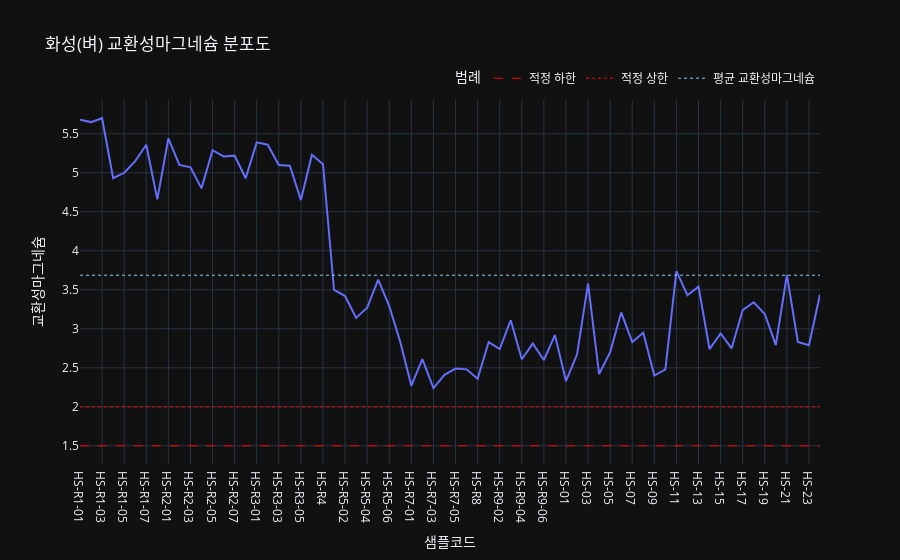

The notebook cell this image was saved under:
### Code cell
import plotly.express as px
import plotly.graph_objects as go # go 객체를 사용하기 위해 import

region_name = '화성'
col_name='교환성마그네슘'
crop_name='벼'
min_value = 1.5
max_value = 2.0
mean_value = df_rice[f'{col_name}'].mean()

# 1. 기본 라인 차트 생성
fig = px.line(df_rice, x='샘플코드', y=f'{col_name}', title=f'{region_name}({crop_name}) {col_name} 분포도')

# 2. 기본 라인 차트의 범례 이름 설정 (★★ 추가된 부분 ★★)
# Plotly Express로 만든 첫 번째 trace의 이름을 지정합니다.
fig.update_traces(name=f'{col_name} 측정값', selector=dict(type='scatter'))

# 3. add_shape 대신 add_trace를 사용하여 기준선 및 범례 추가
# x0, x1 대신 Scatter의 x, y 좌표를 리스트 형태로 지정합니다.
x_range = ['HS-R1-01', 'HS-24'] # 해당지역의 선을 그릴 x축 범위

# 3-1. '적정 하한' 선 추가
fig.add_trace(go.Scatter(
    x=x_range,
    y=[min_value, min_value],
    mode='lines',
    name='적정 하한', # 범례에 표시될 이름
    line=dict(color="red", width=1, dash='dash')
))

# 3-2. '적정 상한' 선 추가
fig.add_trace(go.Scatter(
    x=x_range,
    y=[max_value, max_value],
    mode='lines',
    name='적정 상한', # 범례에 표시될 이름
    line=dict(color="red", width=1, dash='dot')
))

# 3-3. 평균값 선 추가
fig.add_trace(go.Scatter(
    x=x_range,
    y=[mean_value,mean_value],
    mode='lines',
    name=f'평균 {col_name}', # 범례에 표시될 이름
    line=dict(color="skyblue", width=1, dash='dot')
))


# 4. 범례 위치 등 레이아웃 업데이트 (선택 사항)
fig.update_layout(
    legend=dict(
        title="범례",
        orientation="h", # 범례를 가로로 표시
        yanchor="bottom",
        y=1.02,
        xanchor="right",
        x=1
    )
)

fig.show()

fig.write_image(f'plotly_result/{region_name}_{crop_name}_{col_name}.png')
fig.write_html(file=f'plotly_result/{region_name}_{crop_name}_{col_name}.html', auto_open=False)

### Figure 1 — Plotly figure (JSON) as saved in the notebook; plotly's stock layout.template omitted (floating-point values rounded to 4 significant figures)
{"data": [{"hovertemplate": "샘플코드=%{x}<br>교환성마그네슘=%{y}<extra></extra>", "legendgroup": "", "line": {"color": "#636efa", "dash": "solid"}, "marker": {"symbol": "circle"}, "mode": "lines", "name": "교환성마그네슘 측정값", "orientation": "v", "showlegend": false, "x": ["HS-R1-01", "HS-R1-02", "HS-R1-03", "HS-R1-04", "HS-R1-05", "HS-R1-06", "HS-R1-07", "HS-R1-08", "HS-R2-01", "HS-R2-02", "HS-R2-03", "HS-R2-04", "HS-R2-05", "HS-R2-06", "HS-R2-07", "HS-R2-08", "HS-R3-01", "HS-R3-02", "HS-R3-03", "HS-R3-04", "HS-R3-05", "HS-R3-06", "HS-R4", "HS-R5-01", "HS-R5-02", "HS-R5-03", "HS-R5-04", "HS-R5-05", "HS-R5-06", "HS-R6", "HS-R7-01", "HS-R7-02", "HS-R7-03", "HS-R7-04", "HS-R7-05", "HS-R7-06", "HS-R8", "HS-R9-01", "HS-R9-02", "HS-R9-03", "HS-R9-04", "HS-R9-05", "HS-R9-06", "HS-R10", "HS-01", "HS-02", "HS-03", "HS-04", "HS-05", "HS-06", "HS-07", "HS-08", "HS-09", "HS-10", "HS-11", "HS-12", "HS-13", "HS-14", "HS-15", "HS-16", "HS-17", "HS-18", "HS-19", "HS-20", "HS-21", "HS-22", "HS-23", "HS-24"], "xaxis": "x", "y": [5.68, 5.65, 5.7, 4.93, 5.0, 5.15, 5.36, 4.66, 5.44, 5.1, 5.07, 4.8, 5.29, 5.21, 5.22, 4.93, 5.39, 5.36, 5.1, 5.09, 4.65, 5.23, 5.11, 3.5, 3.42, 3.14, 3.27, 3.63, 3.29, 2.83, 2.27, 2.61, 2.24, 2.41, 2.49, 2.48, 2.36, 2.83, 2.74, 3.11, 2.61, 2.81, 2.6, 2.92, 2.33, 2.67, 3.58, 2.42, 2.7, 3.21, 2.83, 2.95, 2.4, 2.48, 3.74, 3.43, 3.54, 2.74, 2.94, 2.75, 3.24, 3.34, 3.19, 2.79, 3.69, 2.83, 2.79, 3.44], "yaxis": "y", "type": "scatter"}, {"line": {"color": "red", "dash": "dash", "width": 1}, "mode": "lines", "name": "적정 하한", "x": ["HS-R1-01", "HS-24"], "y": [1.5, 1.5], "type": "scatter"}, {"line": {"color": "red", "dash": "dot", "width": 1}, "mode": "lines", "name": "적정 상한", "x": ["HS-R1-01", "HS-24"], "y": [2.0, 2.0], "type": "scatter"}, {"line": {"color": "skyblue", "dash": "dot", "width": 1}, "mode": "lines", "name": "평균 교환성마그네슘", "x": ["HS-R1-01", "HS-24"], "y": [3.687, 3.687], "type": "scatter"}], "layout": {"xaxis": {"anchor": "y", "domain": [0.0, 1.0], "title": {"text": "샘플코드"}}, "yaxis": {"anchor": "x", "domain": [0.0, 1.0], "title": {"text": "교환성마그네슘"}}, "legend": {"tracegroupgap": 0, "title": {"text": "범례"}, "orientation": "h", "yanchor": "bottom", "y": 1.02, "xanchor": "right", "x": 1}, "title": {"text": "화성(벼) 교환성마그네슘 분포도"}}}
